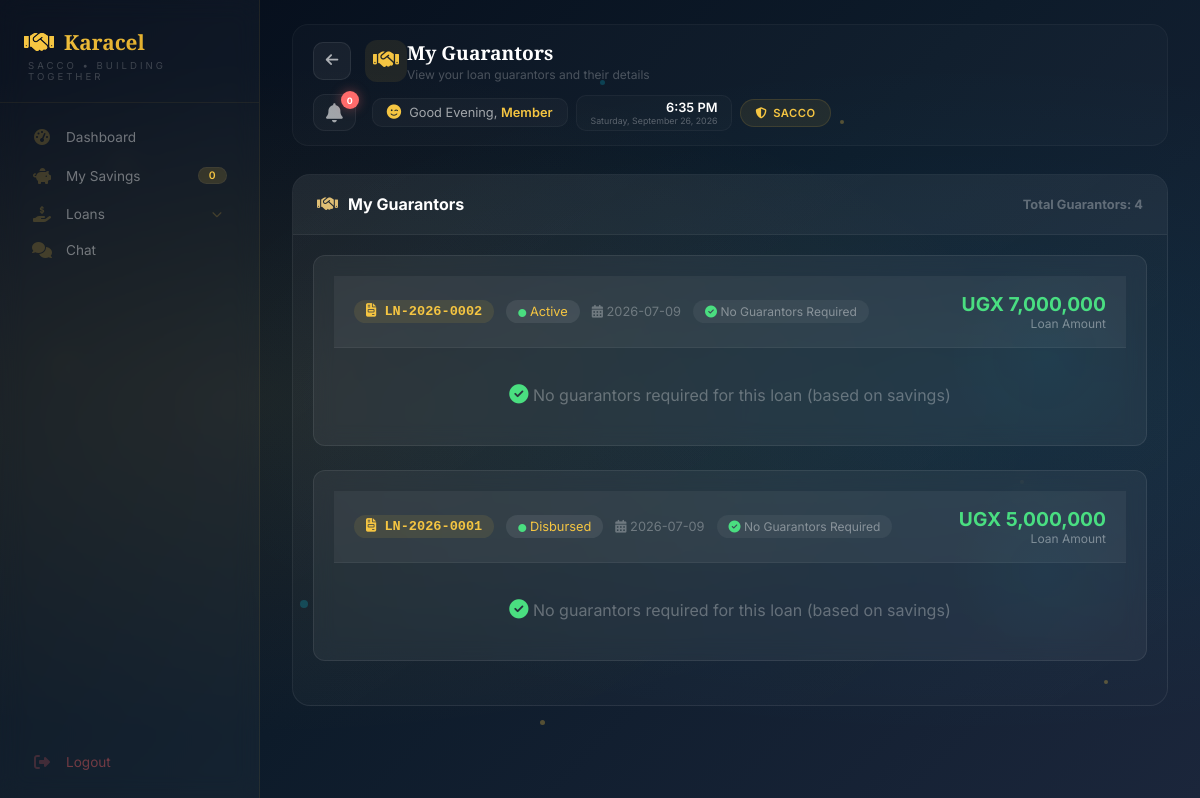
The page /member/guarantors (signed in) on the database as committed earlier.
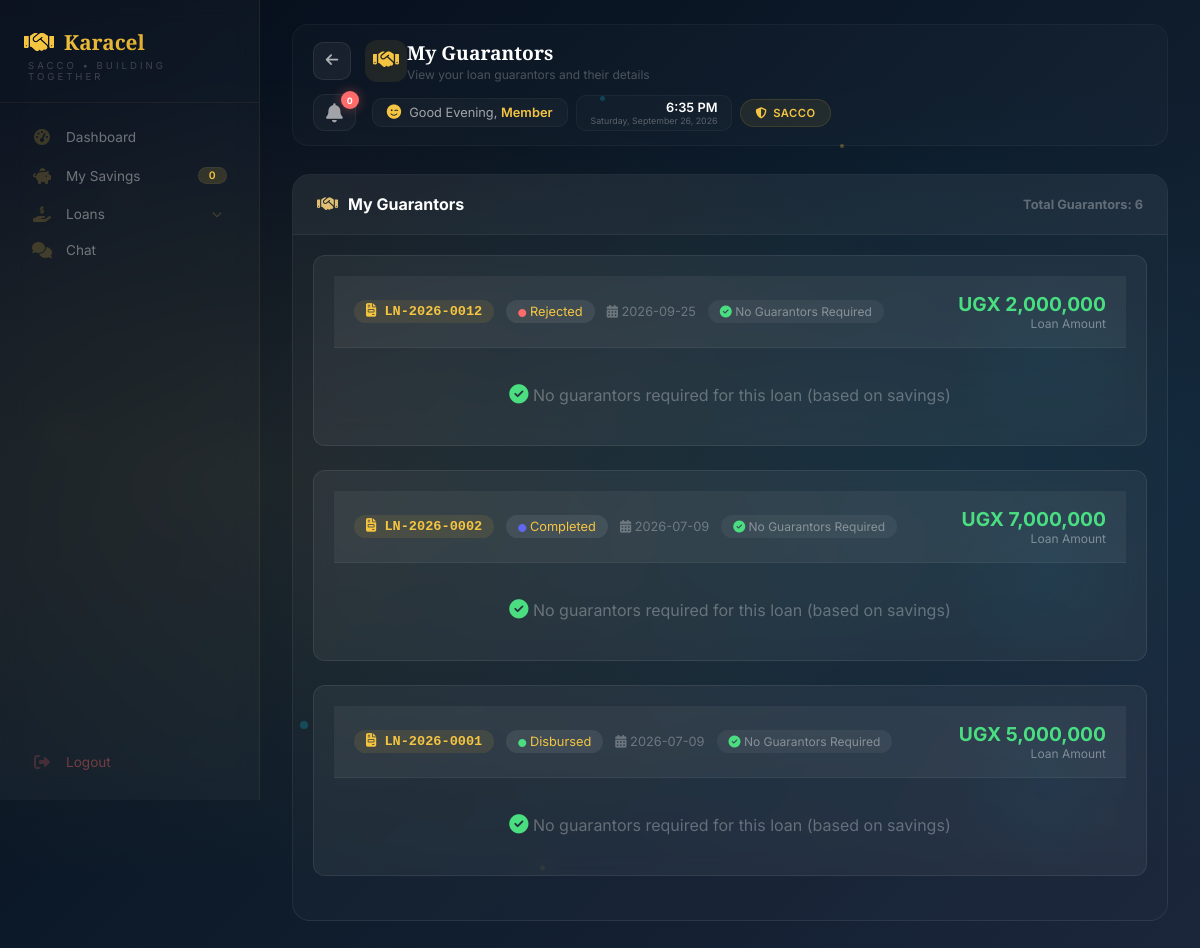
The same page on the database as committed later.
### tables this page shows
CREATE TABLE loans (
            id INTEGER PRIMARY KEY AUTOINCREMENT,
            loan_number TEXT UNIQUE NOT NULL,
            user_id INTEGER NOT NULL,
            amount REAL NOT NULL,
            interest_rate REAL NOT NULL,
            interest_amount REAL NOT NULL,
            total_repayment REAL NOT NULL,
            monthly_installment REAL NOT NULL,
            tenure INTEGER DEFAULT 3,
            purpose TEXT,
            repayment_plan TEXT,
            status TEXT DEFAULT 'pending',
            application_date TEXT NOT NULL,
            approved_date TEXT,
            disbursed_date TEXT,
            completed_date TEXT,
            rejected_date TEXT,
            rejection_reason TEXT,
            admin_rejection_reason TEXT,
            current_balance REAL DEFAULT 0,
            interest_accrued REAL DEFAULT 0,
            last_interest_date TEXT,
            months_overdue INTEGER DEFAULT 0,
            start_month INTEGER DEFAULT 0,
            end_month INTEGER DEFAULT 12,
            created_at TIMESTAMP DEFAULT CURRENT_TIMESTAMP, last_payment_date TEXT, last_payment_amount REAL DEFAULT 0, total_interest_accrued REAL DEFAULT 0, principal_paid REAL DEFAULT 0, interest_paid REAL DEFAULT 0, months_paid INTEGER DEFAULT 0, original_balance REAL DEFAULT 0, total_interest_calculated REAL DEFAULT 0, due_date TEXT, loan_start_date TEXT, loan_end_date TEXT, completion_date TEXT, disbursement_date TEXT, next_interest_date TEXT, payment_method TEXT, transaction_ref TEXT, notes TEXT, collateral TEXT, guarantor_required INTEGER DEFAULT 0, rejected_by TEXT, approved_by TEXT, approved_by_role TEXT, disbursed_by TEXT, disbursed_by_role TEXT, application_fee REAL DEFAULT 1000, application_fee_paid INTEGER DEFAULT 0, net_loan_amount REAL DEFAULT 0, loan_type TEXT DEFAULT "standard", disbursed_amount REAL DEFAULT 0, total_fees_paid REAL DEFAULT 0, total_penalties REAL DEFAULT 0, accrued_interest REAL DEFAULT 0, last_interest_applied_date TEXT, total_interest_charged REAL DEFAULT 0,
            FOREIGN KEY (user_id) REFERENCES users(id)
        );

### app.py (the view)
@app.route("/member/guarantors")
def member_guarantors():
    if "user_id" not in session:
        return redirect("/login")
    user_id = session["user_id"]
    db = get_db()
    db.row_factory = sqlite3.Row
    try:
        guarantors = db.execute("""
            SELECT
                lg.*,
                l.loan_number,
                l.amount,
                l.status as loan_status,
                l.application_date,
                l.interest_amount,
                l.total_repayment
            FROM loan_guarantors lg
            JOIN loans l ON lg.loan_id = l.id
            WHERE l.user_id = ?
            ORDER BY l.application_date DESC, lg.id DESC
        """, (user_id,)).fetchall()
        loans = db.execute("""
            SELECT
                id,
                loan_number,
                amount,
                interest_amount,
                total_repayment,
                status,
                application_date,
                approved_date,
                disbursed_date,
                completed_date,
                current_balance,
                created_at
            FROM loans
            WHERE user_id = ?
            ORDER BY application_date DESC
        """, (user_id,)).fetchall()
        db.close()
        return render_template(
            "member/member-guarantors.html",
            guarantors=guarantors,
            loans=loans
        )
    except Exception as e:
        import traceback
        traceback.print_exc()
        db.close()
        flash(f"Error loading guarantors: {str(e)}", "danger")
        return redirect(url_for("member_dashboard"))

### app.py (called while the page is built)
def get_db():
    conn = sqlite3.connect("sacco.db")
    conn.row_factory = sqlite3.Row
    return conn

@app.context_processor
def inject_globals():
    from datetime import datetime
    completed_loans = 0
    try:
        if 'user_id' in session:
            role = session.get('role', '')
            if role in ['treasurer', 'admin', 'chairperson']:
                db = get_db()
                completed_loans = db.execute("SELECT COUNT(*) FROM loans WHERE status = 'completed'").fetchone()[0]
                db.close()
    except Exception as e:
        print(f"Error getting completed_loans: {e}")
    return {
        'now': datetime.now(),
        'completed_loans': completed_loans
    }

### templates/member/member-guarantors.html (shortened to what the changed rows need)
{% extends "member/member-base.html" %}
{% block page_title %}My Guarantors{% endblock %}
{% block content %}
<div class="history-section">
    <div class="history-title">
        <i class="fas fa-handshake"></i> My Guarantors
        <span style="font-size: 0.8rem; margin-left: auto; color: rgba(255,255,255,0.3);">
            Total Guarantors: {{ guarantors|length }}
        </span>
    </div>
    <div style="padding: 20px;">
        {% if guarantors %}
            {% set loan_ids = [] %}
            {% for guarantor in guarantors %}
                {% if guarantor.loan_id not in loan_ids %}
                    {% set _ = loan_ids.append(guarantor.loan_id) %}
                {% endif %}
            {% endfor %}
            {% for loan_id in loan_ids %}
                {% set loan = loans|selectattr('id', 'equalto', loan_id)|first %}
                {% if loan %}
                <div class="guarantor-card">
                    <div class="guarantor-header">
                        <div class="guarantor-title">
                            <span class="loan-number-badge">
                                <i class="fas fa-file-invoice"></i> {{ loan.loan_number }}
                            </span>
                            <span class="guarantor-badge">
                                <i class="fas fa-circle" style="color: {% if loan.status == 'pending' %}#f5c542{% elif loan.status == 'approved' %}#00e0ff{% elif loan.status in ['disbursed', 'active'] %}#4ade80{% elif loan.status == 'completed' %}#6366f1{% else %}#ff6b6b{% endif %}; font-size: 0.5rem;"></i>
                                {{ loan.status|title }}
                            </span>
                            <span style="color: rgba(255,255,255,0.3); font-size: 0.8rem;">
                                <i class="fas fa-calendar-alt"></i> {{ loan.application_date }}
                            </span>
                            <span class="no-guarantors-badge">
                                {% set loan_guarantors = guarantors|selectattr('loan_id', 'equalto', loan_id)|list %}
                                {% if loan_guarantors|length > 0 and loan_guarantors[0].guarantor_name == 'No Guarantor Required' %}
                                    <i class="fas fa-check-circle" style="color: #4ade80;"></i> No Guarantors Required
                                {% else %}
                                    <i class="fas fa-users"></i> {{ loan_guarantors|length }} Guarantors
                                {% endif %}
                            </span>
                        </div>
                        <div class="guarantor-amount">
                            <div class="amount">UGX {{ "{:,.0f}".format(loan.amount) if loan.amount else '0' }}</div>
                            <div class="label">Loan Amount</div>
                        </div>
                    </div>
                    {% set loan_guarantors = guarantors|selectattr('loan_id', 'equalto', loan_id)|list %}
                    {% if loan_guarantors and loan_guarantors[0].guarantor_name != 'No Guarantor Required' %}
                    <div class="guarantor-table-wrapper">
                        <table class="guarantor-table">
                            <thead>
                                <tr>
                                    <th>#</th>
                                    <th>Name</th>
                                    <th>Phone</th>
                                    <th>Email</th>
                                    <th>Relationship</th>
                                    <th>Status</th>
                                    <th>Date Added</th>
                                </tr>
                            </thead>
                            <tbody>
                                {% for guarantor in loan_guarantors %}
                                <tr>
                                    <td>{{ loop.index }}</td>
                                    <td>
                                        <strong style="color: rgba(255,255,255,0.9);">
                                            <i class="fas fa-user" style="color: rgba(255,255,255,0.3); margin-right: 8px;"></i>
                                            {{ guarantor.guarantor_name }}
                                        </strong>
                                    </td>
                                    <td>
                                        <i class="fas fa-phone" style="color: rgba(255,255,255,0.3); margin-right: 6px;"></i>
                                        {{ guarantor.phone }}
                                    </td>
                                    <td>
                                        {% if guarantor.email %}
                                            <i class="fas fa-envelope" style="color: rgba(255,255,255,0.3); margin-right: 6px;"></i>
                                            {{ guarantor.email }}
                                        {% else %}
                                            <span style="color: rgba(255,255,255,0.2);">-</span>
                                        {% endif %}
                                    </td>
                                    <td>
                                        {% if guarantor.relationship %}
                                            <span style="color: rgba(255,255,255,0.6);">{{ guarantor.relationship }}</span>
                                        {% else %}
                                            <span style="color: rgba(255,255,255,0.2);">-</span>
                                        {% endif %}
                                    </td>
                                    <td>
                                        <span class="status-badge
                                            {% if guarantor.status == 'accepted' %}status-accepted
                                            {% elif guarantor.status == 'pending' %}status-pending
                                            {% elif guarantor.status == 'active' %}status-active
                                            {% else %}status-rejected{% endif %}">
                                            {% if guarantor.status == 'accepted' %}
                                                <i class="fas fa-check-circle"></i> ACCEPTED
                                            {% elif guarantor.status == 'pending' %}
                                                <i class="fas fa-clock"></i> PENDING
                                            {% elif guarantor.status == 'active' %}
                                                <i class="fas fa-check-circle"></i> ACTIVE
                                            {% else %}
                                                <i class="fas fa-times-circle"></i> {{ guarantor.status|upper }}
                                            {% endif %}
                                        </span>
                                    </td>
                                    <td style="color: rgba(255,255,255,0.4); font-size: 0.8rem;">
                                        {% if guarantor.created_at %}
                                            <i class="fas fa-clock"></i> {{ guarantor.created_at[:10] }}
                                        {% else %}
                                            -
                                        {% endif %}
                                    </td>
                                </tr>
                                {% endfor %}
                            </tbody>
                        </table>
                    </div>
                    <div class="guarantor-summary">
                        <div class="summary-item">
                            <i class="fas fa-users"></i>
                            <strong>{{ loan_guarantors|length }}</strong> Guarantors
                        </div>
                        <div class="summary-item">
                            <i class="fas fa-check-circle"></i>
                            <strong>
                                {{ loan_guarantors|selectattr('status', 'equalto', 'accepted')|list|length }}
                            </strong> Accepted
                        </div>
                        <div class="summary-item">
                            <i class="fas fa-clock"></i>
                            <strong>
                                {{ loan_guarantors|selectattr('status', 'equalto', 'pending')|list|length }}
                            </strong> Pending
                        </div>
                        <div class="summary-item">
                            <i class="fas fa-times-circle"></i>
                            <strong>
                                {{ loan_guarantors|selectattr('status', 'equalto', 'rejected')|list|length }}
                            </strong> Rejected
                        </div>
                    </div>
                    {% else %}
                    <div style="padding: 20px; text-align: center; color: rgba(255,255,255,0.3);">
                        <i class="fas fa-check-circle" style="color: #4ade80; font-size: 1.2rem;"></i>
                        No guarantors required for this loan (based on savings)
                    </div>
                    {% endif %}
                </div>
                {% endif %}
            {% endfor %}
        {% endif %}
    </div>
</div>
{% endblock %}

Rows that differ between the two databases and show on the page:
added loans: loan_number "LN-2026-0012", status "Rejected", application_date "2026-09-25", amount "2,000,000"
changed loans: status "active" → "completed" (drawn)
Other text that changed with them:
{{ guarantors|length }}: "4" → "6"
new list line: "No Guarantors Required UGX Loan Amount No guarantors required for this loan (based on savings)"
new list line: "LN-2026-0002 Completed 2026-07-09 7,000,000"
list line gone: "LN-2026-0002 Active 2026-07-09 7,000,000"
list line gone: "No Guarantors Required UGX Loan Amount No guarantors required for this loan (based on savings)"
